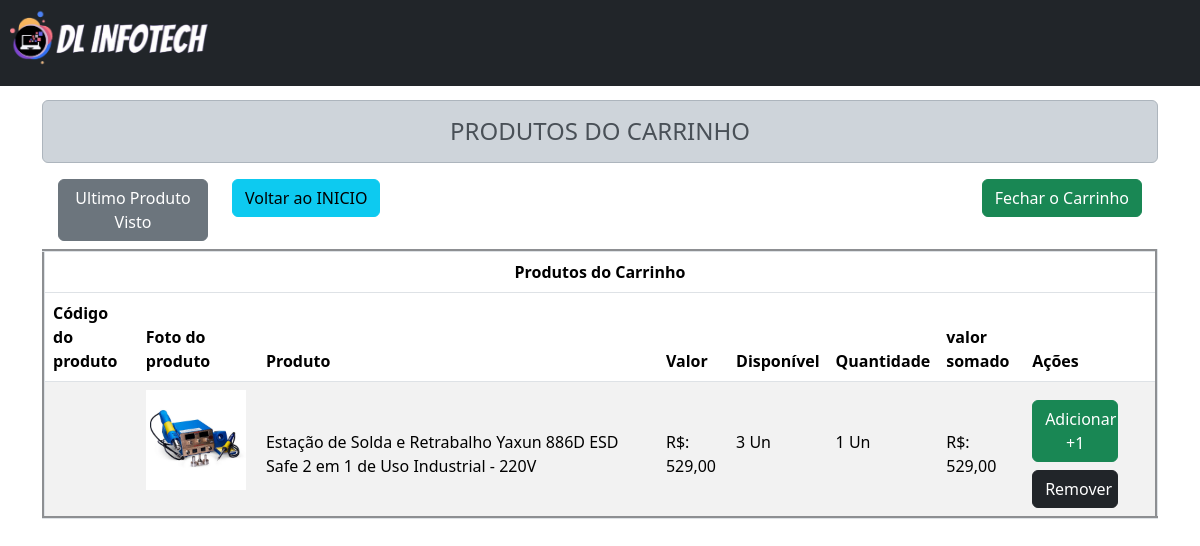
The page /produtos/ver_carrinho.php?id_produto=1 on the database as committed earlier.
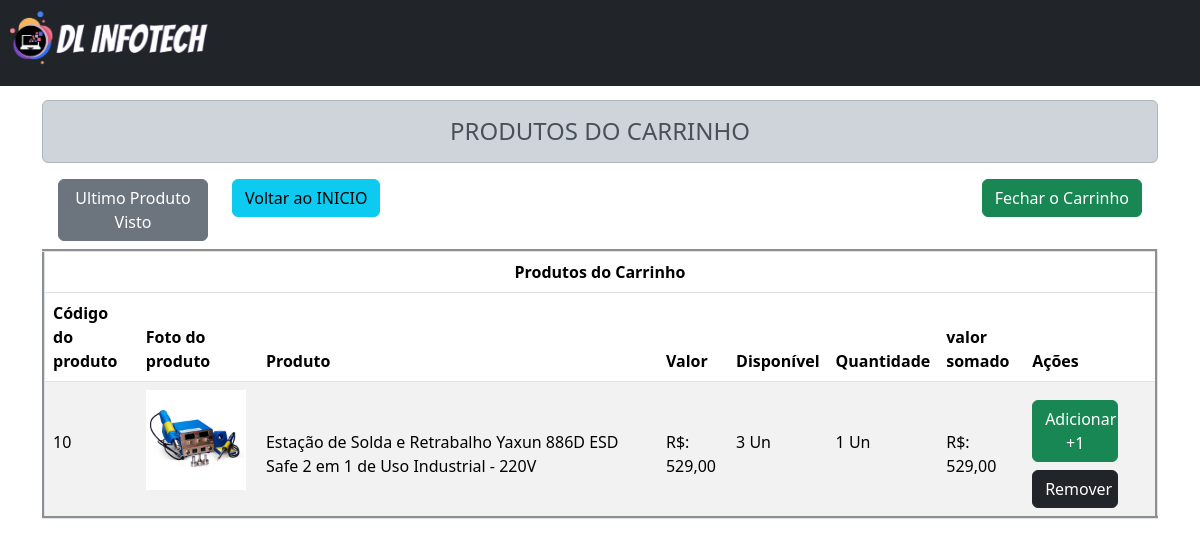
The same page on the database as committed later.
### tables this page shows
CREATE TABLE `produtos` (
  `id_produto` int(11) NOT NULL,
  `cod_produto` varchar(40) NOT NULL,
  `nome` varchar(100) NOT NULL,
  `valor` double(10,2) NOT NULL,
  `quantidade` double(10,2) NOT NULL,
  `categoria` varchar(120) NOT NULL,
  `cor` varchar(15) NOT NULL,
  `voltagem` varchar(10) NOT NULL,
  `voltagem_opcoes` varchar(10) NOT NULL,
  `descricao` varchar(250) NOT NULL,
  `status` int(1) NOT NULL,
  `foto` varchar(100) NOT NULL,
  `foto_1` varchar(50) NOT NULL,
  `foto_2` varchar(50) NOT NULL,
  `foto_3` varchar(50) NOT NULL,
  `foto_4` varchar(50) NOT NULL,
  `foto_5` varchar(50) NOT NULL,
  `foto_6` varchar(50) NOT NULL,
  `azul` int(1) NOT NULL,
  `vermelho` int(1) NOT NULL,
  `preto` int(1) NOT NULL,
  `branco` int(1) NOT NULL,
  `amarelo` int(1) NOT NULL,
  `verde` int(1) NOT NULL,
  `laranja` int(1) NOT NULL,
  `cinza` int(1) NOT NULL,
  `rosa` int(1) NOT NULL,
  `marrom` int(1) NOT NULL,
  `roxo` int(1) NOT NULL,
  `prata` int(1) NOT NULL,
  `dourado` int(1) NOT NULL
);

### produtos/ver_carrinho.php (the view, shortened to what this page needs)
<?php
if(!empty($_GET['id_produto'])){
if(isset($_GET['id_produto'])){
    $id = intval($_GET['id_produto']);
}
}
require_once 'cabecalho.php';
?>
<div class="container" style="margin-top: 100px">
            <h4 align="center" class="alert alert-dark">PRODUTOS DO CARRINHO</h4>
            <?php
                if(count($_SESSION['produto_carrinho'])==0){
                echo '<h4 align="center" class="alert alert-info">Nenhum Produto No Carrinho</h4>';
                echo '<h5>Escolha uma das opções a seguir: </h5>
                <a class="btn btn-secondary" href="pagina_produto.php?id_produto='.$_SESSION['ultimo_visto'].'">Ultimo Produto Visto</a>
                <a class="btn btn-info" href="../index.php">Voltar ao INICIO</a>';
                }else{
				echo '<div class="row"><div class="col-sm-2 "><a class="btn btn-secondary ms-3" href="pagina_produto.php?id_produto='.$_SESSION['ultimo_visto'].'">Ultimo Produto Visto</a>
                </div><div class="col-sm-2"><a class="btn btn-info" href="../index.php">Voltar ao INICIO</a></div>
                <div class="col me-3" align="right"><form action="endereco.php" method="POST">
				<a class="btn btn-success" href="endereco_compra.php?fechar_carrinho=ok">Fechar o Carrinho</a></div>
				</div>';
                echo '<table class="table table-striped mt-2" border="3">
                <thead>
                    <tr align="center">
                        <th colspan="8">Produtos do Carrinho</th>
                    </tr>
                    <tr>
                        <th>Código do produto</th>
                        <th>Foto do produto </th>
                        <th>Produto</th>
                        <th>Valor</th>
                        <th>Disponível</th>
                        <th>Quantidade</th>
                        <th>valor somado</th>
                        <th>Ações</th>
                    </tr>
                </thead>
                <tbody>';
                foreach ($_SESSION['produto_carrinho'] as $id => $qtd) {
                $sql = "SELECT * FROM produtos WHERE id_produto = ?";
                $consulta = $conexao->prepare($sql);
                $consulta->execute(array($id));
                $dados = $consulta->fetch(PDO::FETCH_ASSOC);
                $cod_produto = $dados['cod_produto'];
                $nome = $dados['nome'];
                $valor= $dados['valor'];
                $quantidade= $dados['quantidade'];
                $somado = $valor * $qtd;
                $foto_pr= $dados['foto'];
                echo '<tr style="height: 110px">
                <td><P style="margin-top: 40px">'.$cod_produto.'</P></td>
                <td><img style="width:100px "src="../img/produtos/'.$foto_pr.'"> </td>
                <td width="400"><P style="margin-top: 40px">'.$nome.'</P></td>
                <td><P style="margin-top: 40px">R$: '. number_format($valor,2,',','.').'</P></td>
                <td><P style="margin-top: 40px">'.$quantidade.' Un</P></td>
                <td><P style="margin-top: 40px">'.$qtd.' Un</P></td>
                <td><P style="margin-top: 40px"> R$: '.number_format($somado,2,',','.').'</P></td>
                <td><a class="btn btn-success w-75" style="margin-top: 10px"href="ver_carrinho.php?id_produto='.$id.'">Adicionar +1</a>
                <a class="btn btn-dark mt-2 w-75" href="ver_carrinho.php?destroi_produto='.$id.'">Remover</a></td></tr>
';
                }
                }
?>
        </tbody>
    </table>
</div>

Rows that differ between the two databases and show on the page:
changed produtos: cod_produto (not shown) → "10"
